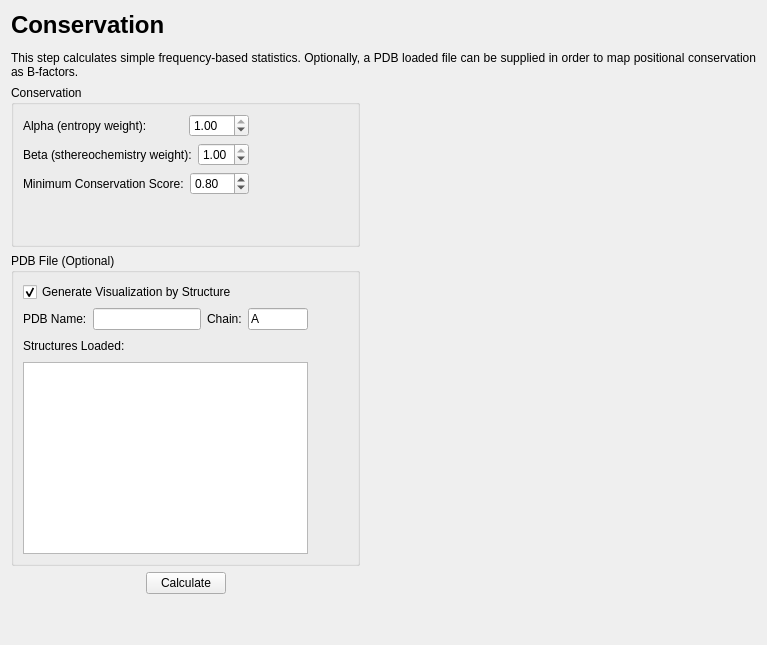
      <widget class="QWidget" name="page_4">
       <layout class="QGridLayout" name="gridLayout_8">
        <item row="0" column="0" colspan="2">
         <widget class="QLabel" name="label_14">
          <property name="text">
           <string>&lt;html&gt;&lt;head/&gt;&lt;body&gt;&lt;p&gt;&lt;span style=&quot; font-size:xx-large; font-weight:600;&quot;&gt;Conservation&lt;/span&gt;&lt;/p&gt;&lt;p align=&quot;justify&quot;&gt;This step calculates simple frequency-based statistics. Optionally, a PDB loaded file can be supplied in order to map positional conservation as B-factors.&lt;/p&gt;&lt;/body&gt;&lt;/html&gt;</string>
          </property>
          <property name="wordWrap">
           <bool>true</bool>
          </property>
         </widget>
        </item>
        <item row="1" column="0">
         <layout class="QVBoxLayout" name="verticalLayout_51">
          <item>
           <widget class="QGroupBox" name="groupBox_4">
            <property name="title">
             <string>Conservation</string>
            </property>
            <layout class="QHBoxLayout" name="horizontalLayout_60">
             <item>
              <layout class="QVBoxLayout" name="verticalLayout_5">
               <item>
                <layout class="QHBoxLayout" name="horizontalLayout_17"/>
               </item>
               <item>
                <layout class="QHBoxLayout" name="horizontalLayout_24">
                 <item>
                  <widget class="QLabel" name="label_28">
                   <property name="enabled">
                    <bool>true</bool>
                   </property>
                   <property name="text">
                    <string>Alpha (entropy weight):</string>
                   </property>
                  </widget>
                 </item>
                 <item>
                  <widget class="QDoubleSpinBox" name="txtAlpha">
                   <property name="enabled">
                    <bool>true</bool>
                   </property>
                   <property name="maximumSize">
                    <size>
                     <width>60</width>
                     <height>16777215</height>
                    </size>
                   </property>
                   <property name="maximum">
                    <double>1.000000000000000</double>
                   </property>
                   <property name="singleStep">
                    <double>0.010000000000000</double>
                   </property>
                   <property name="value">
                    <double>1.000000000000000</double>
                   </property>
                  </widget>
                 </item>
                </layout>
               </item>
               <item>
                <layout class="QVBoxLayout" name="verticalLayout_14">
                 <item>
                  <layout class="QHBoxLayout" name="horizontalLayout_33">
                   <item>
                    <widget class="QLabel" name="label_31">
                     <property name="enabled">
                      <bool>true</bool>
                     </property>
                     <property name="text">
                      <string>Beta (sthereochemistry weight):</string>
                     </property>
                    </widget>
                   </item>
                   <item>
                    <widget class="QDoubleSpinBox" name="txtBeta">
                     <property name="enabled">
                      <bool>true</bool>
                     </property>
                     <property name="maximumSize">
                      <size>
                       <width>60</width>
                       <height>16777215</height>
                      </size>
                     </property>
                     <property name="maximum">
                      <double>1.000000000000000</double>
                     </property>
                     <property name="singleStep">
                      <double>0.010000000000000</double>
                     </property>
                     <property name="value">
                      <double>1.000000000000000</double>
                     </property>
                    </widget>
                   </item>
                  </layout>
                 </item>
                </layout>
               </item>
               <item>
                <layout class="QHBoxLayout" name="horizontalLayout_26">
                 <item>
                  <widget class="QLabel" name="label_30">
                   <property name="text">
                    <string>Minimum Conservation Score:</string>
                   </property>
                  </widget>
                 </item>
                 <item>
                  <widget class="QDoubleSpinBox" name="floatMinCons">
                   <property name="maximumSize">
                    <size>
                     <width>60</width>
                     <height>16777215</height>
                    </size>
                   </property>
                   <property name="minimum">
                    <double>0.100000000000000</double>
                   </property>
                   <property name="maximum">
                    <double>1.000000000000000</double>
                   </property>
                   <property name="singleStep">
                    <double>0.050000000000000</double>
                   </property>
                   <property name="value">
                    <double>0.800000000000000</double>
                   </property>
                  </widget>
                 </item>
                </layout>
               </item>
               <item>
                <spacer name="verticalSpacer_10">
                 <property name="orientation">
                  <enum>Qt::Vertical</enum>
                 </property>
                 <property name="sizeHint" stdset="0">
                  <size>
                   <width>20</width>
                   <height>40</height>
                  </size>
                 </property>
                </spacer>
               </item>
              </layout>
             </item>
             <item>
              <spacer name="horizontalSpacer_28">
               <property name="orientation">
                <enum>Qt::Horizontal</enum>
               </property>
               <property name="sizeHint" stdset="0">
                <size>
                 <width>40</width>
                 <height>20</height>
                </size>
               </property>
              </spacer>
             </item>
            </layout>
           </widget>
          </item>
          <item>
           <widget class="QGroupBox" name="groupBox_3">
            <property name="title">
             <string>PDB File (Optional)</string>
            </property>
            <layout class="QHBoxLayout" name="horizontalLayout_59">
             <item>
              <layout class="QVBoxLayout" name="verticalLayout_7">
               <item>
                <widget class="QCheckBox" name="chkGenerateConsPDB">
                 <property name="text">
                  <string>Generate Visualization by Structure</string>
                 </property>
                 <property name="checked">
                  <bool>true</bool>
                 </property>
                </widget>
               </item>
               <item>
                <layout class="QHBoxLayout" name="horizontalLayout_15">
                 <item>
                  <widget class="QLabel" name="label_16">
                   <property name="text">
                    <string>PDB Name:</string>
                   </property>
                  </widget>
                 </item>
                 <item>
                  <widget class="QLineEdit" name="txtPDBName">
                   <property name="readOnly">
                    <bool>true</bool>
                   </property>
                  </widget>
                 </item>
                 <item>
                  <widget class="QLabel" name="label_19">
                   <property name="text">
                    <string>Chain:</string>
                   </property>
                  </widget>
                 </item>
                 <item>
                  <widget class="QLineEdit" name="txtChain">
                   <property name="maximumSize">
                    <size>
                     <width>60</width>
                     <height>16777215</height>
                    </size>
                   </property>
                   <property name="text">
                    <string>A</string>
                   </property>
                   <property name="readOnly">
                    <bool>true</bool>
                   </property>
                  </widget>
                 </item>
                </layout>
               </item>
               <item>
                <layout class="QHBoxLayout" name="horizontalLayout_42">
                 <item>
                  <widget class="QLabel" name="label_64">
                   <property name="text">
                    <string>Structures Loaded:</string>
                   </property>
                  </widget>
                 </item>
                 <item>
                  <spacer name="horizontalSpacer_19">
                   <property name="orientation">
                    <enum>Qt::Horizontal</enum>
                   </property>
                   <property name="sizeHint" stdset="0">
                    <size>
                     <width>40</width>
                     <height>20</height>
                    </size>
                   </property>
                  </spacer>
                 </item>
                </layout>
               </item>
               <item>
                <widget class="QListWidget" name="lstRecomendedPDBs"/>
               </item>
              </layout>
             </item>
             <item>
              <spacer name="horizontalSpacer_29">
               <property name="orientation">
                <enum>Qt::Horizontal</enum>
               </property>
               <property name="sizeHint" stdset="0">
                <size>
                 <width>40</width>
                 <height>20</height>
                </size>
               </property>
              </spacer>
             </item>
            </layout>
           </widget>
          </item>
          <item>
           <layout class="QHBoxLayout" name="horizontalLayout_40">
            <item>
             <spacer name="horizontalSpacer_15">
              <property name="orientation">
               <enum>Qt::Horizontal</enum>
              </property>
              <property name="sizeHint" stdset="0">
               <size>
                <width>40</width>
                <height>20</height>
               </size>
              </property>
             </spacer>
            </item>
            <item>
             <widget class="QPushButton" name="cmdConservation">
              <property name="text">
               <string>Calculate</string>
              </property>
             </widget>
            </item>
            <item>
             <spacer name="horizontalSpacer_16">
              <property name="orientation">
               <enum>Qt::Horizontal</enum>
              </property>
              <property name="sizeHint" stdset="0">
               <size>
                <width>40</width>
                <height>20</height>
               </size>
              </property>
             </spacer>
            </item>
           </layout>
          </item>
          <item>
           <spacer name="verticalSpacer_11">
            <property name="orientation">
             <enum>Qt::Vertical</enum>
            </property>
            <property name="sizeHint" stdset="0">
             <size>
              <width>20</width>
              <height>40</height>
             </size>
            </property>
           </spacer>
          </item>
         </layout>
        </item>
        <item row="1" column="1">
         <spacer name="horizontalSpacer_61">
          <property name="orientation">
           <enum>Qt::Horizontal</enum>
          </property>
          <property name="sizeHint" stdset="0">
           <size>
            <width>390</width>
            <height>20</height>
           </size>
          </property>
         </spacer>
        </item>
       </layout>
      </widget>
